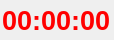
<?xml version="1.0" encoding="UTF-8"?>
<ui version="4.0">
 <class>TimerStaysOnTopHint</class>
 <widget class="QWidget" name="TimerStaysOnTopHint">
  <property name="geometry">
   <rect>
    <x>0</x>
    <y>0</y>
    <width>114</width>
    <height>40</height>
   </rect>
  </property>
  <property name="windowTitle">
   <string>TimerStaysOnTopHint</string>
  </property>
  <layout class="QGridLayout" name="gridLayout">
   <property name="leftMargin">
    <number>2</number>
   </property>
   <property name="topMargin">
    <number>2</number>
   </property>
   <property name="rightMargin">
    <number>2</number>
   </property>
   <property name="bottomMargin">
    <number>2</number>
   </property>
   <property name="spacing">
    <number>0</number>
   </property>
   <item row="0" column="0">
    <widget class="QLabel" name="labelTimer">
     <property name="font">
      <font>
       <family>Segoe UI</family>
       <pointsize>20</pointsize>
       <italic>false</italic>
       <bold>true</bold>
      </font>
     </property>
     <property name="styleSheet">
      <string notr="true">font: 700 20pt &quot;Segoe UI&quot;;
color: rgb(255, 0, 0);</string>
     </property>
     <property name="text">
      <string>00:00:00</string>
     </property>
    </widget>
   </item>
  </layout>
 </widget>
 <layoutdefault spacing="6" margin="11"/>
 <resources/>
 <connections/>
</ui>
